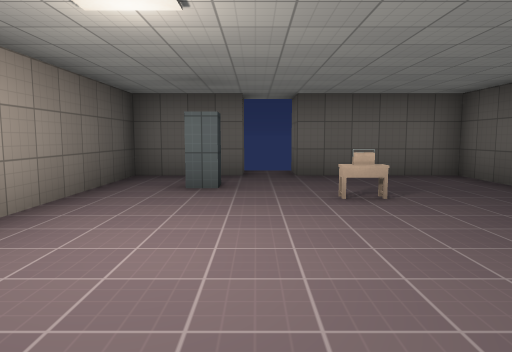
[1] (above)

22 first-person views from a walk through a Godot game level. The camera is 1.4 m above the floor, tilts 6° down and sees 70° across. Doors that lead somewhere are drawn open, without their leaves. The floor is counted in squares, 2 m on a side. Each view is taken from the middle of a square. On the plan, view 1 faces up. The plan holds only what a view shows up to about 11 squares ahead; the rest is blank. Characters and animated objects are not drawn. Surface patterns are stand-ins for the level's own textures.

[2]
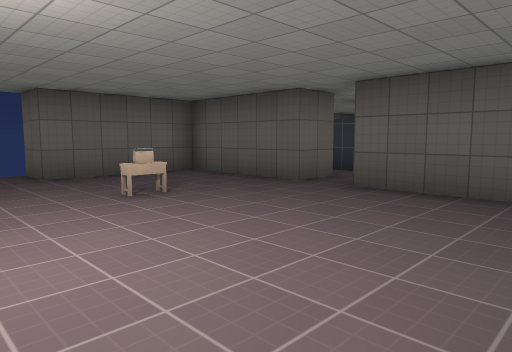

[3]
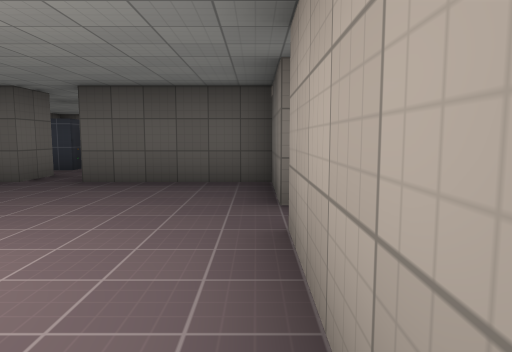

[4]
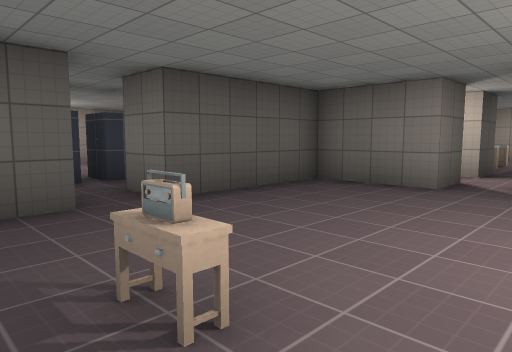

[5]
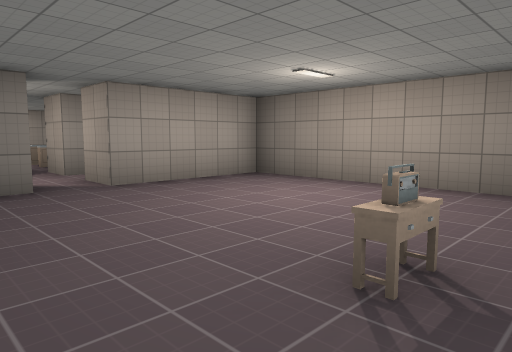

[6]
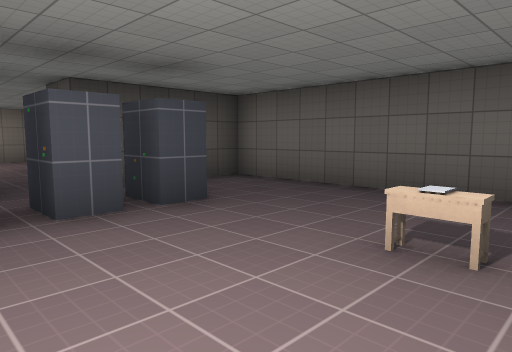

[7]
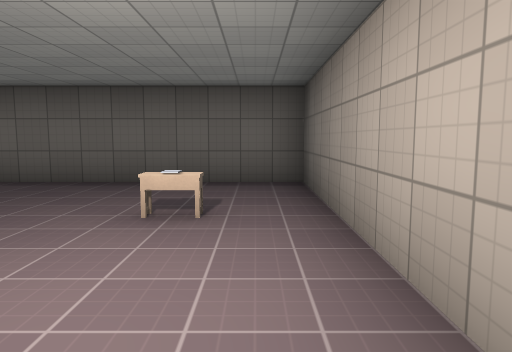

[8]
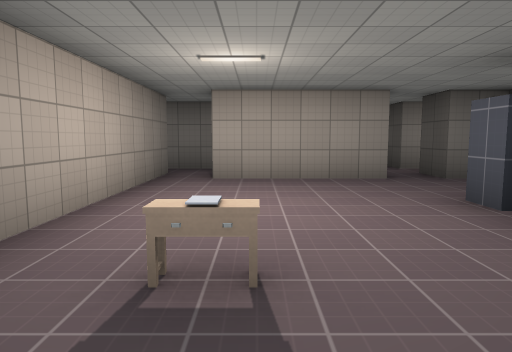

[9]
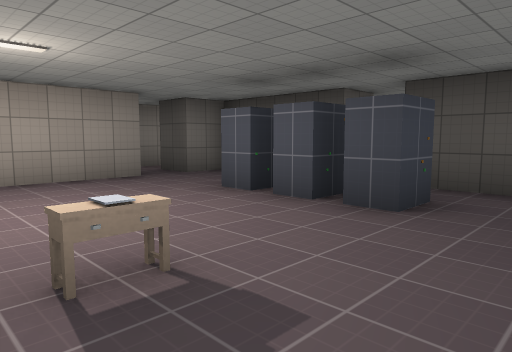

[10]
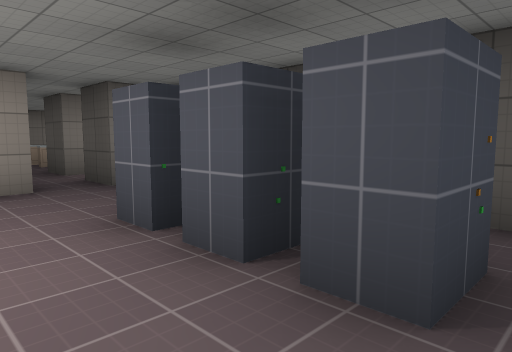

[11]
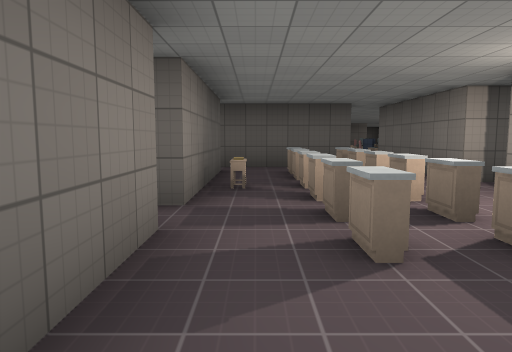

[12]
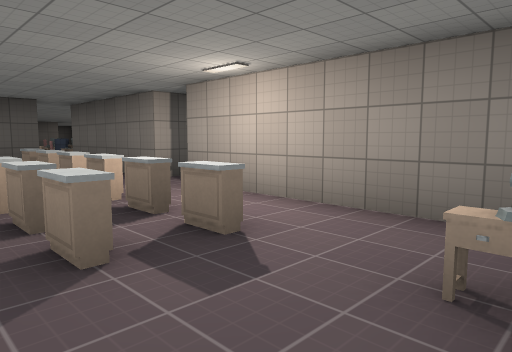

[13]
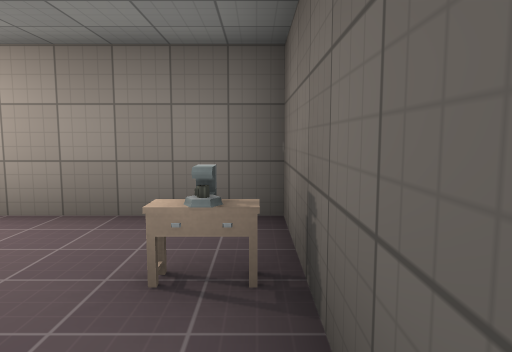

[14]
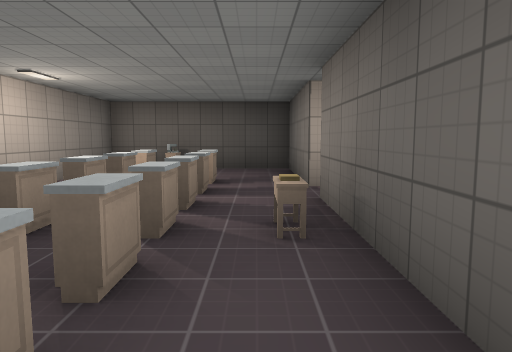

[15]
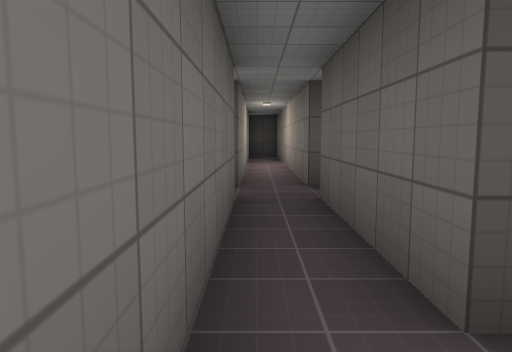

[16]
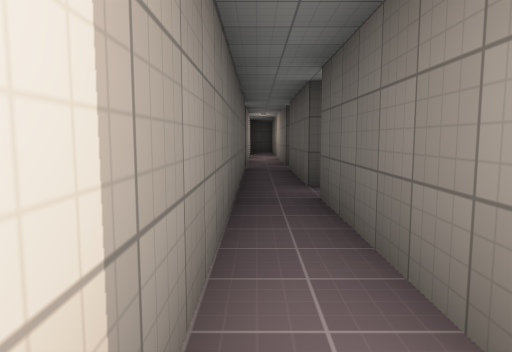

[17]
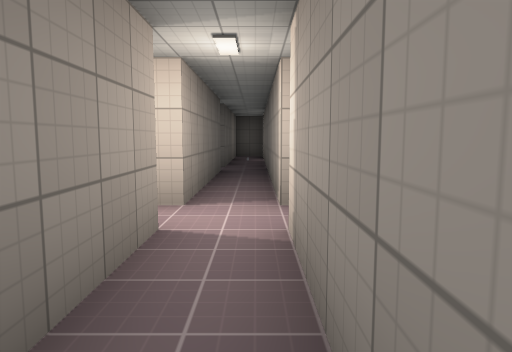

[18]
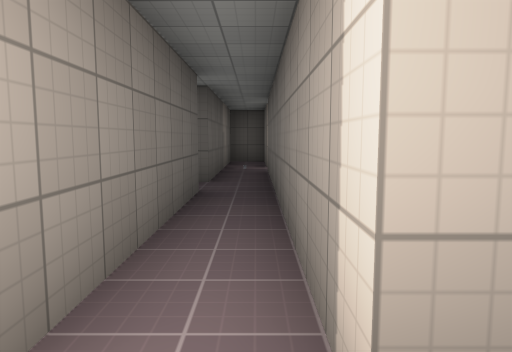

[19]
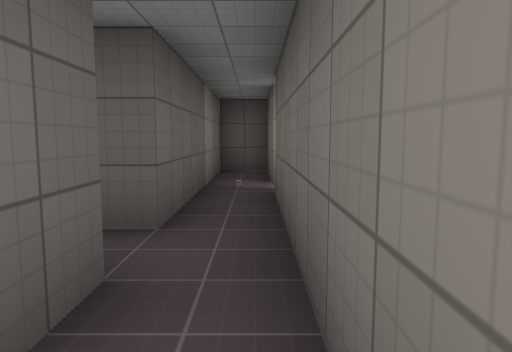

[20]
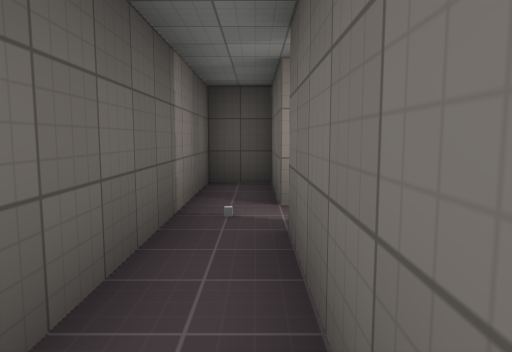

[21]
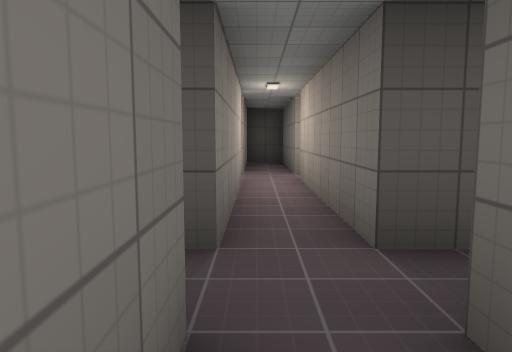

[22]
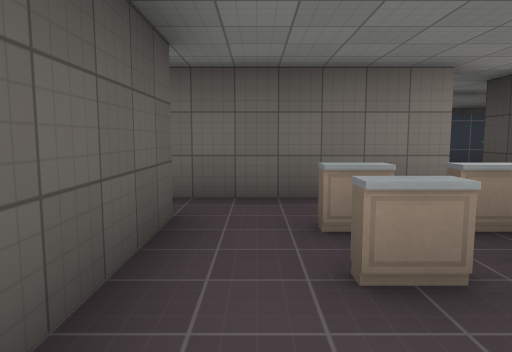

### Floor plan
Points are (right, up) in squares from view 1. A wall is a line through its corners. A room is listed if a view was taken in it or the views show most of it. See-through windows are left out.
Room 1 (views 1, 2, 3, 4, 5)
walls: (-0.5, 5.5) (-0.5, 5) (-1, 5); (1.7, -0.2) (3.8, -0.2) (3.8, 2.7) (4.8, 2.7); (4.9, 3.7) (3.8, 3.7) (3.8, 6.8) (0.8, 6.8); (-0.2, 6.8) (-2.3, 6.8) (-2.3, -0.2) (0.7, -0.2)
ways out: opening at (1, -1) to room 4; opening at (4, 3) to room 6; open door at (0, 7)
objects: other object (1, 4); radio (2, 4)
Room 2 (views 6, 7, 8, 9, 10)
walls: (5.9, 3.6) (6.6, 3.6) (6.6, 3) (5.8, 3); (5.8, 2.1) (5.8, 2.6) (6.6, 2.6) (6.6, 1.9); (5.8, 4.6) (6.6, 4.6) (6.6, 4) (5.8, 4); (6.6, -0.2) (9.8, -0.2); (4.8, -0.2) (5.7, -0.2); (10.8, -1.3) (10.8, 6.8) (4.7, 6.8)
ways out: opening at (6, -1) to room 4; opening at (10, -1) to room 4; opening at (6, 5.5) to room 7
objects: other object (9, 4)
Room 3 (views 11, 12, 13, 14, 22)
walls: (3.8, -7.3) (6.5, -7.3); (0.7, -2.3) (0.7, -3.2) (-2.3, -3.2) (-2.3, -7.3) (2.8, -7.3); (5.7, -2.3) (5.7, -3.2) (1.7, -3.2) (1.7, -2.3); (6.7, -6.4) (6.7, -3.1)
ways out: opening at (1, -3) to room 4; opening at (6, -3) to room 4; opening at (7, -7)
objects: other object (-2, -6); machine (-1, -6); other object (0, -6); other object (0, -5); other object (1, -6); other object (1, -5); other object (2, -6); other object (2, -5); other object (3, -6); other object (3, -5); other object (3, -4); other object (4, -6); other object (4, -5); other object (5, -6); other object (5, -5)
Room 4 (views 15, 16, 17, 18, 19, 20, 21)
walls: (9.8, -1.3) (6.8, -1.3); (6.8, -2.3) (14.8, -2.3); (5.7, -0.2) (5.7, -1.3) (1.7, -1.3) (1.7, -0.2); (14.8, -1.3) (10.8, -1.3); (15.8, -2.3) (20.6, -2.3); (1.7, -2.3) (5.7, -2.3); (0.7, -0.2) (0.7, -1.3) (-2.3, -1.3) (-2.3, -2.2); (-1.4, -2.3) (0.7, -2.3); (19.8, -1.3) (15.7, -1.3) (15.7, -0.9); (20.7, -1.3) (20.7, -0.8)
ways out: opening at (1, -1) to room 1; opening at (6, -1) to room 2; opening at (10, -1) to room 2; opening at (1, -3) to room 3; opening at (6, -3) to room 3; opening at (21.5, -2) to room 5; opening at (15, -1); opening at (20, -1)
Room 5 (no view inside)
walls: (23.8, -2.3) (25.7, -2.3) (25.7, -1.3) (20.7, -1.3); (20.6, -2.3) (22.8, -2.3)
ways out: opening at (21.5, -2) to room 4
Room 6 (no view inside)
walls: (5.8, 4) (5.8, 4.6)
ways out: opening at (4, 3) to room 1; opening at (5, 4) to room 7
Room 7 (no view inside)
walls: (4.7, 6.8) (4.7, 4.1)
ways out: opening at (6, 5.5) to room 2; opening at (5, 4) to room 6

Where each view was taken, in squares from view 1:
view 1: 0 up, 0 right, facing up
view 2: 0 up, 1 left, facing up-right
view 3: 0 up, 2 left, facing right
view 4: 5 up, 0 right, facing down-right
view 5: 5 up, 3 right, facing down-left
view 6: 2 up, 10 right, facing up-left
view 7: 1 up, 10 right, facing up
view 8: 6 up, 9 right, facing down
view 9: 6 up, 10 right, facing down-left
view 10: 5 up, 8 right, facing down-left
view 11: 4 down, 2 left, facing right
view 12: 4 down, 2 left, facing down-right
view 13: 4 down, 2 left, facing down
view 14: 4 down, 6 right, facing left
view 15: 2 down, 11 right, facing left
view 16: 2 down, 15 right, facing left
view 17: 2 down, 12 right, facing right
view 18: 2 down, 15 right, facing right
view 19: 2 down, 18 right, facing right
view 20: 2 down, 20 right, facing right
view 21: 2 down, 8 right, facing left
view 22: 3 down, 6 right, facing down
